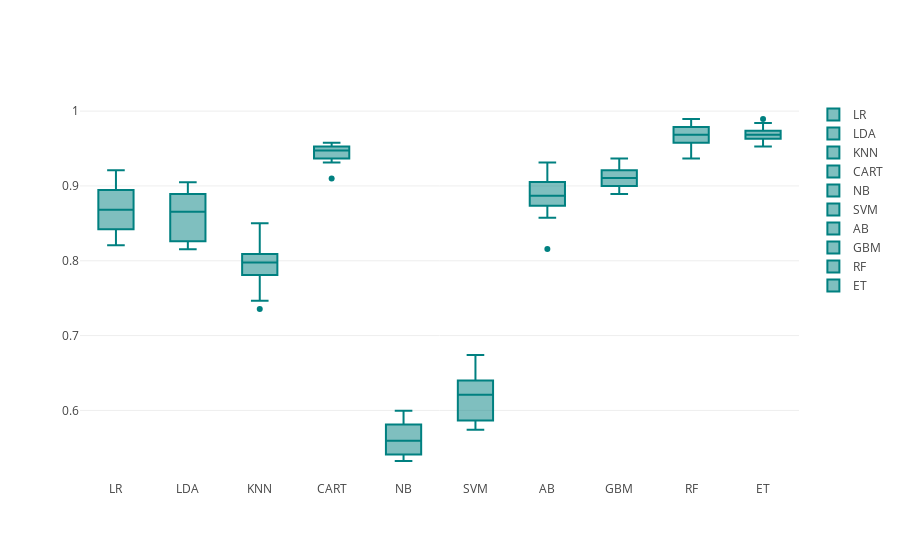

The notebook cell this image was saved under:
### Code cell
# Always good to set a seed for reproducibility
SEED = 7
np.random.seed(SEED)

models = GetBasedModel()
names,results = BasedLine2(X_train, y_train,models)
PlotBoxR().PlotResult(names,results)

### Figure 1 — Plotly figure (JSON) as saved in the notebook; plotly's stock layout.template omitted (floating-point values rounded to 4 significant figures)
{"data": [{"marker": {"color": "rgb(0, 128, 128)"}, "name": "LR", "type": "box", "y": [0.8681, 0.8947, 0.9, 0.921, 0.8209, 0.8421, 0.8263, 0.8947, 0.8626, 0.8682]}, {"marker": {"color": "rgb(0, 128, 128)"}, "name": "LDA", "type": "box", "y": [0.8631, 0.8678, 0.8945, 0.905, 0.8209, 0.8262, 0.8155, 0.8893, 0.841, 0.8737]}, {"marker": {"color": "rgb(0, 128, 128)"}, "name": "KNN", "type": "box", "y": [0.8502, 0.7866, 0.8024, 0.8255, 0.781, 0.8075, 0.7354, 0.7931, 0.7467, 0.8092]}, {"marker": {"color": "rgb(0, 128, 128)"}, "name": "CART", "type": "box", "y": [0.9472, 0.9579, 0.9313, 0.9579, 0.9367, 0.9472, 0.9101, 0.9419, 0.9526, 0.9526]}, {"marker": {"color": "rgb(0, 128, 128)"}, "name": "NB", "type": "box", "y": [0.5995, 0.5737, 0.5412, 0.581, 0.5451, 0.5372, 0.5533, 0.5654, 0.5895, 0.5324]}, {"marker": {"color": "rgb(0, 128, 128)"}, "name": "SVM", "type": "box", "y": [0.6372, 0.6742, 0.6314, 0.6742, 0.6107, 0.5743, 0.5864, 0.6042, 0.5759, 0.6402]}, {"marker": {"color": "rgb(0, 128, 128)"}, "name": "AB", "type": "box", "y": [0.9052, 0.8947, 0.9105, 0.9315, 0.8736, 0.8895, 0.8158, 0.8842, 0.8574, 0.8842]}, {"marker": {"color": "rgb(0, 128, 128)"}, "name": "GBM", "type": "box", "y": [0.921, 0.9316, 0.9052, 0.9368, 0.9053, 0.9, 0.8894, 0.9158, 0.9, 0.921]}, {"marker": {"color": "rgb(0, 128, 128)"}, "name": "RF", "type": "box", "y": [0.9684, 0.9789, 0.9684, 0.9895, 0.9578, 0.9684, 0.9367, 0.9684, 0.9789, 0.9579]}, {"marker": {"color": "rgb(0, 128, 128)"}, "name": "ET", "type": "box", "y": [0.9631, 0.9737, 0.9684, 0.9895, 0.9526, 0.9684, 0.9631, 0.9684, 0.9842, 0.9684]}], "layout": {}}
